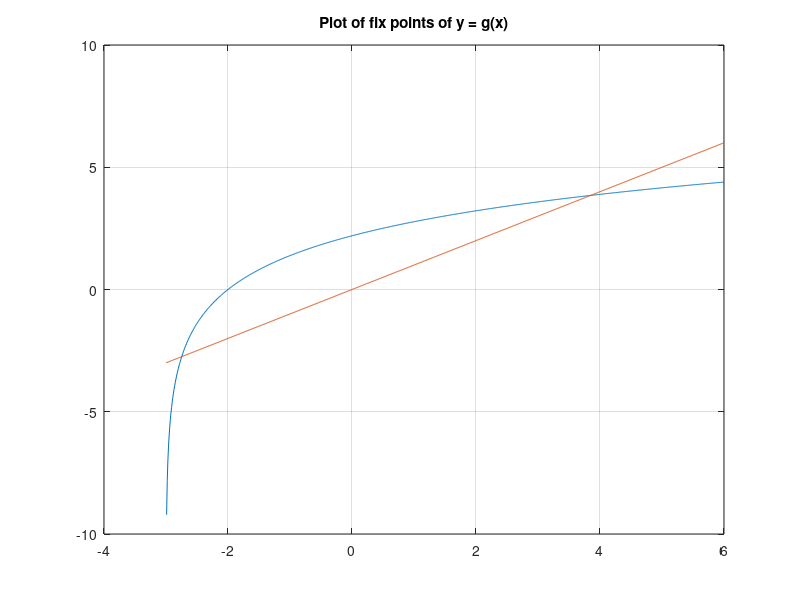

Recreate this plot in MATLAB.
%% For the first question in hw 2
%% problem a
% define the two functions
f = @(x) exp(x) - x.^2 - 6*x - 9;
g = @(x) 2*log(x+3);
% define the range for x and the corresponding y
xiter = -3:0.01:6;
gxiter = g(xiter);
figure(1)
plot(xiter, gxiter, xiter, xiter);
title("Plot of fix points of y = g(x)");
grid on
%% probelm d
% set up the parameters
x0 = 3.5; % initial guess
xiter = x0; % the x that 
% continues iterates to find the solution
niter = 0; % record the number of iteration
while abs(f(xiter)) >= 10^-10
    xiter = g(xiter);
    niter = niter + 1;
end
fprintf("The solution is: %.10f\n", xiter);
fprintf("The number of iteration used is: %d", niter);
